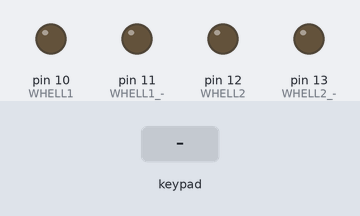
A sketch run on a simulated Arduino Uno, built with avr-gcc and run on an emulated ATmega328P. On the bench: output pins drawn as LEDs (lit = HIGH). The inputs (shaded band) are chosen by the test bench.

Above: at 1.2 s.
1.3 s: keypad keys 2 3 4 5 pressed 0.4 s apart
At 1.9 s:
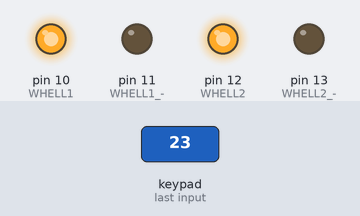
4.4 s: key '6' pressed
At 4.8 s:
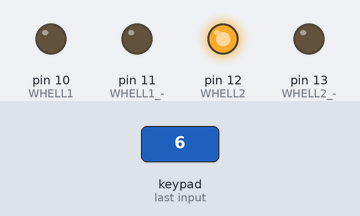
5.9 s: key '8' pressed
At 7.1 s:
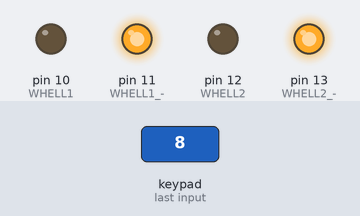
7.4 s: key '2' pressed
At 8.2 s:
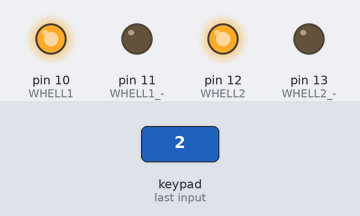
8.9 s: key '4' pressed
At 9.6 s:
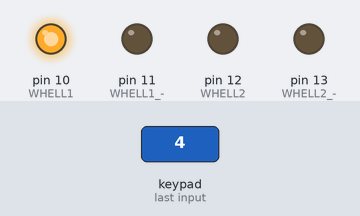
Timing chart, 0 to 11.4 s (numbered marks = the images above; inputs shaded):
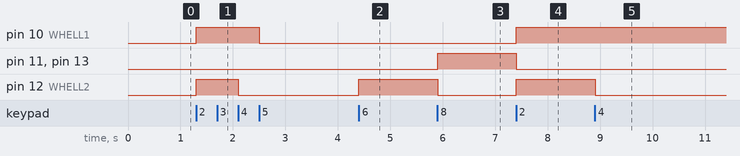

The sketch:

___+DC__.ino
```cpp
#include <IRremote.h>
#include <Keypad.h>

// C++ code
//

const byte COLS = 4;  //가로
const byte ROWS = 4;  //세로

byte colPins[COLS] = {6, 7, 8, 9};
byte rowPins[ROWS] = {2, 3, 4, 5};

char keymatrix[ROWS][COLS] =
{{'1', '2', '3', 'A'},
 {'4', '5', '6', 'B'},
 {'7', '8', '9', 'C'},
 {'*', '0', '#', 'D'}};

Keypad mykeypad = Keypad(makeKeymap(keymatrix),
                         rowPins, colPins, ROWS, COLS);

void setup()
{
  Serial.begin(9600);
  pinMode(10, OUTPUT); // WHELL1 +
  pinMode(11, OUTPUT); // WHELL1 -
  pinMode(12, OUTPUT); // WHELL2 +
  pinMode(13, OUTPUT); // WHELL2 -
}

void loop()
{
  char key = mykeypad.getKey();
  if(key == '2') // FRONT 2
  {
    digitalWrite (10, HIGH);
    digitalWrite (11, LOW);
    digitalWrite (12, HIGH);
    digitalWrite (13, LOW);
  }
  else if (key == '8') // back 8
    {
     digitalWrite (10, LOW);
     digitalWrite (11, HIGH);
     digitalWrite (12, LOW);
     digitalWrite (13, HIGH);
    }
  else if (key == '5') // STOP 5
    {
     digitalWrite (10, LOW);
     digitalWrite (11, LOW);
     digitalWrite (12, LOW);
     digitalWrite (13, LOW);
    }
  else if (key == '4') // LEFT 4
    {
     digitalWrite (10, HIGH);
     digitalWrite (11, LOW);
     digitalWrite (12, LOW);
     digitalWrite (13, LOW);
    }
  else if (key == '6') // RIGHT 6
    {
     digitalWrite (10, LOW);
     digitalWrite (11, LOW);
     digitalWrite (12, HIGH);
     digitalWrite (13, LOW);
    }


}
```

Measured:
- after the input at 1.3 s, pin 10 (WHELL1): LOW → HIGH at once, → LOW 1.2 s later; pin 12 (WHELL2): LOW → HIGH at once, → LOW 0.80 s later
- after the input at 4.4 s, pin 12 (WHELL2): LOW → HIGH at once
- after the input at 5.9 s, pin 11 (WHELL1_-), pin 13 (WHELL2_-): LOW → HIGH at once; pin 12 (WHELL2): HIGH → LOW at once
- after the input at 7.4 s, pin 10 (WHELL1), pin 12 (WHELL2): LOW → HIGH at once; pin 11 (WHELL1_-), pin 13 (WHELL2_-): HIGH → LOW at once
- after the input at 8.9 s, pin 12 (WHELL2): HIGH → LOW at once
